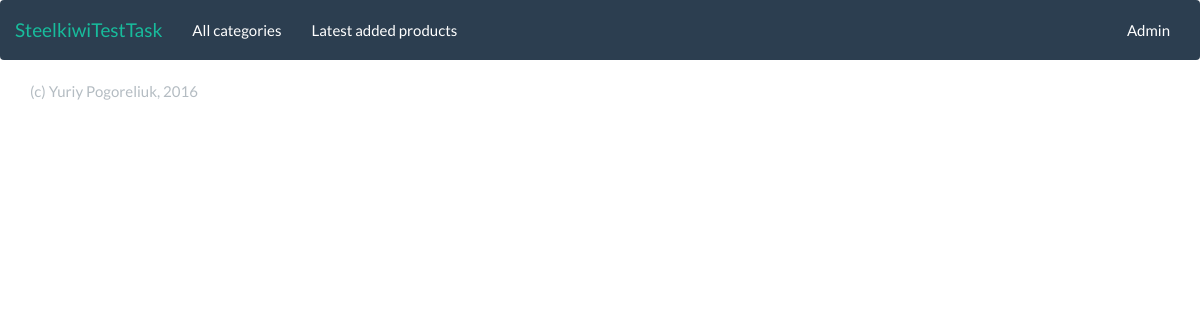
The app's page /products/live/ (signed in), older data.
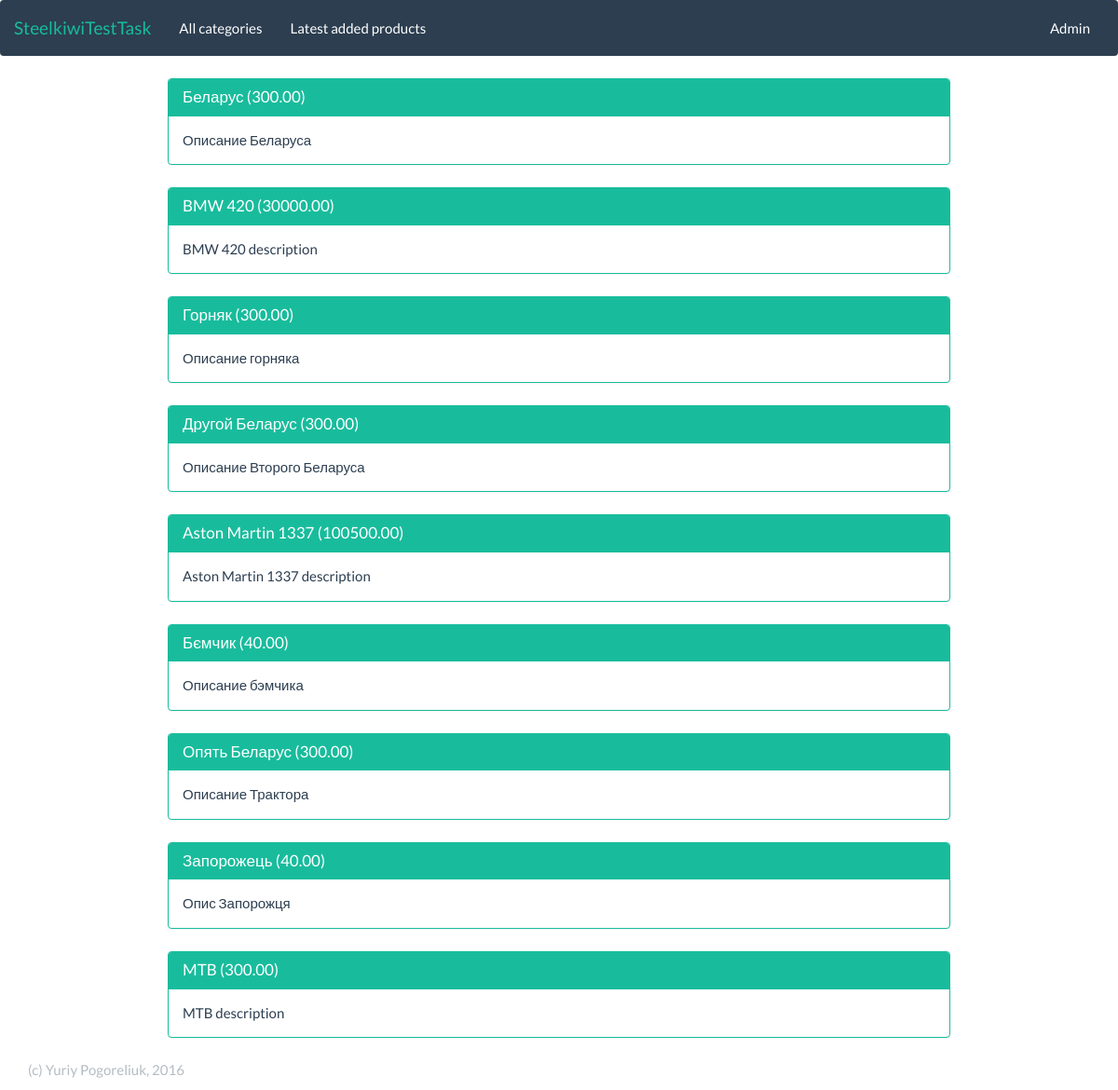
The same page, newer data.
### product/models.py (models this page shows, shortened)
class Product(models.Model):
    name = models.CharField(max_length=255, verbose_name='Имя')
    slug = models.SlugField(unique=True, verbose_name='URL')
    description = models.CharField(max_length=255, verbose_name='Описание')
    price = MoneyField(max_digits=10, decimal_places=2, default_currency='USD', verbose_name='Цена')
    category = models.ForeignKey(Category, related_name='categories', on_delete=models.CASCADE, verbose_name='Категория')
    created_at = models.DateTimeField(auto_now_add=True)
    modified_at = models.DateTimeField(auto_now=True)
    class Meta:
        get_latest_by = 'created_at'
        order_with_respect_to = 'category'
        verbose_name = 'Продукт'
        verbose_name_plural = 'Продукты'

### product/views.py (the view)
class LatestProductsView(LoginRequiredMixin, ListView):
    model = Product
    template_name = 'latest.html'
    login_url = '/admin/'
    def get_queryset(self, *args, **kwargs):
        one_day = timezone.now() - datetime.timedelta(days=1)
        today = timezone.now().day
        return Product.objects.filter(created_at__gte=one_day)

### templates/latest.html (shortened to what this page needs)
{% extends 'base.html' %}
{% block content %}
    {% for product in object_list %}
        <div class="panel panel-success">
            <div class="panel-heading">
            <h3 class="panel-title">{{ product.name }} ({{ product.price }})</h3>
            </div>
            <div class="panel-body">
                {{ product.description }}
            </div>
        </div>
    {% endfor %}
{% endblock %}

### templates/base.html (shortened to what this page needs)
<!DOCTYPE html>
<html lang="en">
<head>
    <link rel="stylesheet" href="/static/css/bootstrap.min.css">
    <link rel="stylesheet" href="/static/css/flatly.min.css">
    <link rel="stylesheet" href="/static/css/style.css">
</head>
<body>
    {% include '__layout/navbar.html' %}
    {% block content %}{% endblock %}
    {% include '__layout/footer.html' %}
</body>
</html>

### templates/__layout/navbar.html (shortened to what this page needs)
<nav class="navbar navbar-default">
  <div class="container-fluid">
    <div class="navbar-header">
      <a class="navbar-brand" href="/">SteelkiwiTestTask</a>
    </div>
    <div class="collapse navbar-collapse" id="bs-example-navbar-collapse-1">
      <ul class="nav navbar-nav">
        <li><a href="/products">All categories</a></li>
        <li><a href="/products/live">Latest added products</a></li>
      </ul>
      <ul class="nav navbar-nav navbar-right">
        <li><a href="/admin">Admin</a></li>
      </ul>
    </div>
  </div>
</nav>

### templates/__layout/footer.html
<footer class="footer">
    <div class="container">
        <p class="text-muted">(c) Yuriy Pogoreliuk, 2016</p>
    </div>
</footer>

### static/css/style.css (style rules this page uses)
.footer { position: static; bottom: 0; width: 100%; }
.panel { margin: 2% 15%; }

Row changes from the older to the newer data that the page shows:
added Product: name "Беларус", price "300.00", description "Описание Беларуса"
added Product: name "BMW 420", price "30000.00", description "BMW 420 description"
added Product: name "Горняк", price "300.00", description "Описание горняка"
added Product: name "Другой Беларус", price "300.00", description "Описание Второго Беларуса"
added Product: name "Aston Martin 1337", price "100500.00", description "Aston Martin 1337 description"
added Product: name "Бємчик", price "40.00", description "Описание бэмчика"
added Product: name "Опять Беларус", price "300.00", description "Описание Трактора"
added Product: name "Запорожець", price "40.00", description "Опис Запорожця"
added Product: name "MTB", price "300.00", description "MTB description"
